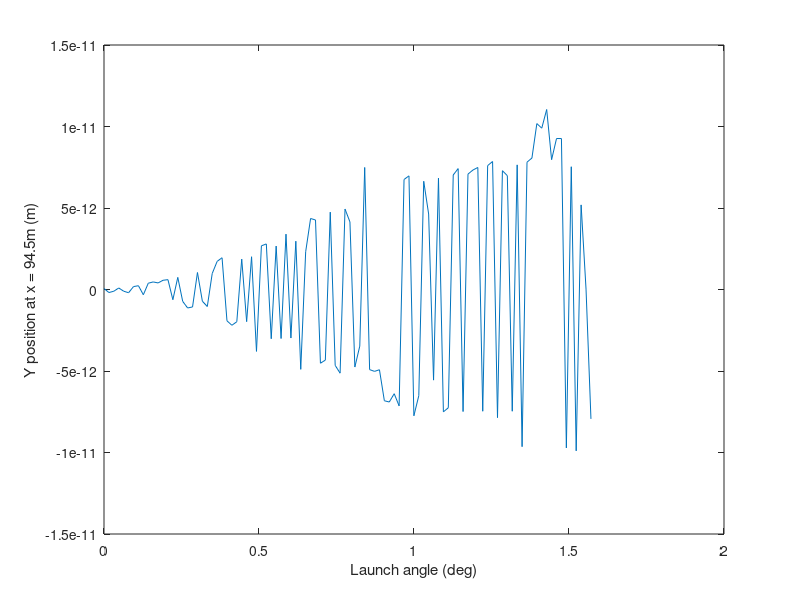

Reproduce this figure in MATLAB.
% Computes optimal angle and minimal velocity for the Green Monster.
% Precondition: n/a.
% Postcondition: n/a.

function res = ex13_1()
    thetas = linspace(0, pi/2);
    for iter=1:length(thetas)
        vertical_ranges(iter) = baseball_vertical_range(thetas(iter));
    end

    plot(thetas, rad2deg(vertical_ranges));
    xlabel('Launch angle (deg)');
    ylabel('Y position at x = 94.5m (m)');

end

function res = rate_func(t, W)
    % unpack position and velocity
    P = W(1:2);
    V = W(3:4);
    
    % compute the derivatives
    dPdt = V;
    dVdt = acceleration(t, P, V);

    % pack the derivatives
    res = [dPdt; dVdt];
end

function res = acceleration(t, P, V)
    g = 9.8;        % gravitational acceleration in m / s^2
    a_g = [0; -g];

    m = 0.145;      % mass in kg
    a_d = drag_force(V) / m;

    res = a_d + a_g;
end

function res = drag_force(V)
    C_d = 0.3;      % dimensionless
    rho = 1.3;      % kg / m^3
    A = 0.0042;     % m^2;
    v = norm(V);    % m/s

    res = -1/2 * C_d * rho * A * v * V;
end

function [value, isterminal, direction] = event_func(t, W)
    value = W(2);
    isterminal = 1;
    direction = -1;
end

function res = baseball_vertical_range(theta)
    P = [0; 1];     % initial position in m
    v = 50;
    [vx, vy] = pol2cart(theta, v);

    V = [vx; vy];   % initial velocity in m/s
    W = [P; V];     % initial condition

    tspan = [0 10];
    options = odeset('Events', @event_func);
    [T, M] = ode45(@rate_func, tspan, W, options);

    res = M(end, 2);
end